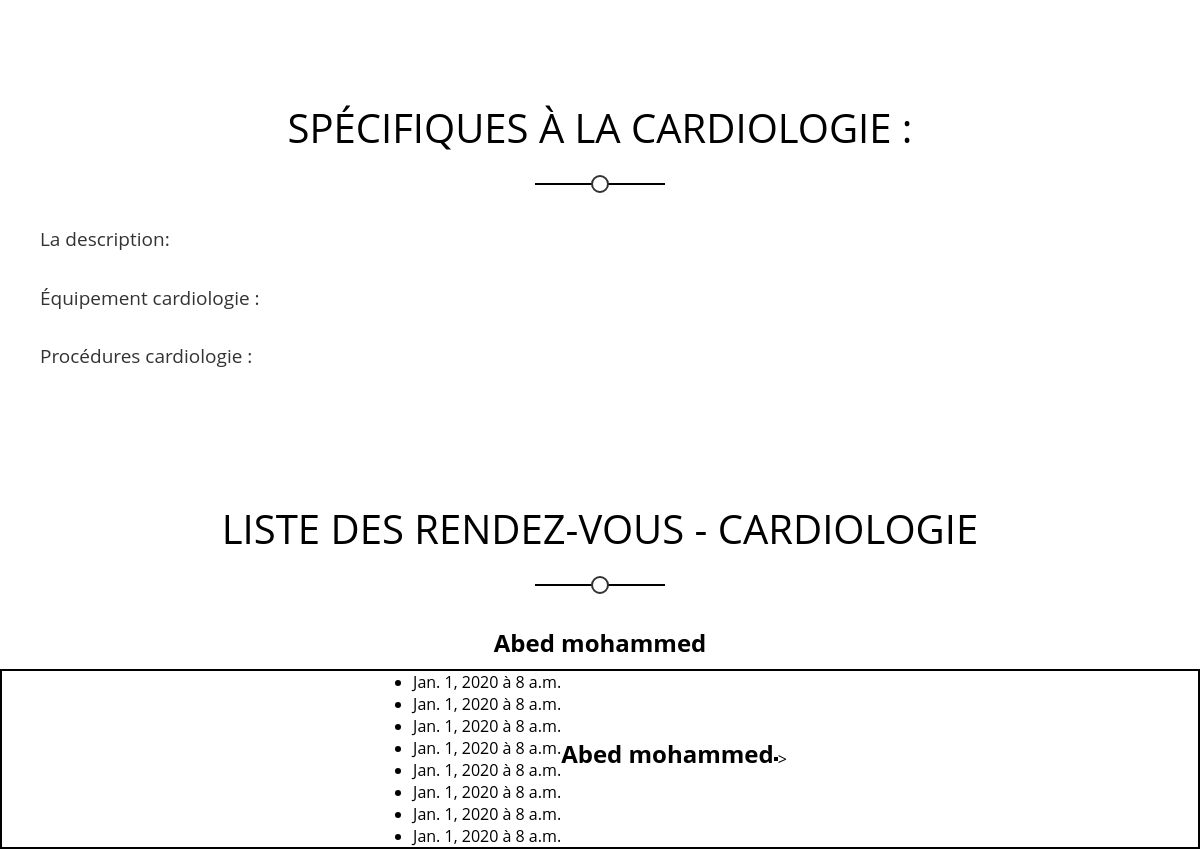
The app's page /clinique/liste_rendezvous_par_medecin/ with its own data.
### clinique/models.py (models this page shows)
class Medecin(models.Model):
    nom = models.CharField(max_length=100)
    prenom = models.CharField(max_length=100)
    date_naissance = models.DateField(null=True, blank=True, default='2020-01-01')
    specialite = models.CharField(max_length=100)
    date_embauche = models.DateField(null=True, blank=True, default='2020-01-01')
    adresse_cabinet = models.CharField(max_length=200, null=True, blank=True, default='Valeur par défaut')
    email = models.EmailField(null=True, blank=True, default='example@example.com')
    password = models.CharField(max_length=128,null=True, blank=True)
    class Meta:
        app_label = 'clinique'

class RendezVous(models.Model):
    date_rdv = models.DateField(default='2020-01-01')
    heure_rdv = models.TimeField(default='08:00')
    patient = models.ForeignKey(Patient, on_delete=models.CASCADE,default=1)
    medecin = models.ForeignKey(Medecin, on_delete=models.CASCADE,default=1)
    class Meta:
        app_label = 'clinique'

### clinique/views.py (the view)
# urls.py: path('liste_rendezvous_par_medecin/', liste_rendezvous_par_medecin, name='liste_rendezvous_par_medecin'),
def liste_rendezvous_par_medecin(request):
    medecins = Medecin.objects.all()
    rendezvous_par_medecin = {}
    for medecin in medecins:
        rendezvous = RendezVous.objects.filter(medecin=medecin)
        rendezvous_par_medecin[medecin] = rendezvous
    context = {
        'rendezvous_par_medecin': rendezvous_par_medecin,
    }
    return render(request, 'clinique/liste_rendezvous_par_medecin.html', context)

### clinique/templates/clinique/liste_rendezvous_par_medecin.html (shortened to what this page needs)
<!DOCTYPE html>
<html>
{% load static %}
<link rel="stylesheet" type="text/css" href="{% static 'templates.css' %}">
<head>
</head>
<body>
    <div class="main-heading">
        <h1> spécifiques à la cardiologie :</h1>
    </div>
    <div class="infos">
        <p>La description:{{ departement_cardiologie.description }}</p>
        <p>Équipement cardiologie : {{ departement_cardiologie.equipement_cardiologie }}</p>
        <p>Procédures cardiologie : {{ departement_cardiologie.procedures_cardiologie }}</p>
    </div>
    <div class="main-heading">
        <h1>Liste des Rendez-vous - Cardiologie</h1>
    </div>
    {% for medecin, rendezvous in rendezvous_par_medecin.items %}
    <h2 style="text-align: center;margin-bottom: 10px;">{{ medecin.nom }} {{ medecin.prenom }}</h2>
    <div class="list" style="
    display: flex;
    align-items: center;
    justify-content: center;
    list-style: none;
">
        <ul>
            {% for rdv in rendezvous %}
            <li>{{ rdv.date_rdv }} à {{ rdv.heure_rdv }}</li>
            {% endfor %}
        </ul>
        {% endfor %}
    </div>>
    </div>
</body>
</html>

### clinique/static/templates.css (style rules this page uses)
* { box-sizing: border-box; padding: 0; margin: 0; -webkit-box-sizing: border-box; -moz-box-sizing: border-box; }
:root { --color: #19c8fa; --color2: rgb(15 116 143/70%); }
body { font-family: "Open Sans", sans-serif; }
h1 { text-align: center; text-transform: capitalize; }
.main-heading { text-align: center; }
.main-heading h1::before { content: ""; position: absolute; left: 50%; transform: translateX(-50%); height: 2px; background-color: black; bottom: -30px; width: 130px; }
.main-heading h1 { font-weight: normal; font-size: 40px; position: relative; margin-bottom: 70px; text-transform: uppercase; margin-top: 100px; }
.main-heading h1::after { content: ""; position: absolute; left: 50%; transform: translateX(-50%); width: 14px; height: 14px; border-radius: 50%; bottom: -38px; border: 2px solid #333; background-color: white; }
.infos p { line-height: 1.5; color: #333; font-size: 19px; padding-bottom: 30px; margin-left: 40px; }
.list { border: 2px solid black; }

### records on screen
Medecin: nom "Abed", prenom "mohammed"
RendezVous: date_rdv "Jan. 1, 2020", heure_rdv "8 a.m."
RendezVous: date_rdv "Jan. 1, 2020", heure_rdv "8 a.m."
RendezVous: date_rdv "Jan. 1, 2020", heure_rdv "8 a.m."
RendezVous: date_rdv "Jan. 1, 2020", heure_rdv "8 a.m."
RendezVous: date_rdv "Jan. 1, 2020", heure_rdv "8 a.m."
RendezVous: date_rdv "Jan. 1, 2020", heure_rdv "8 a.m."
RendezVous: date_rdv "Jan. 1, 2020", heure_rdv "8 a.m."
RendezVous: date_rdv "Jan. 1, 2020", heure_rdv "8 a.m."
Medecin: nom "Abed", prenom "mohammed"
